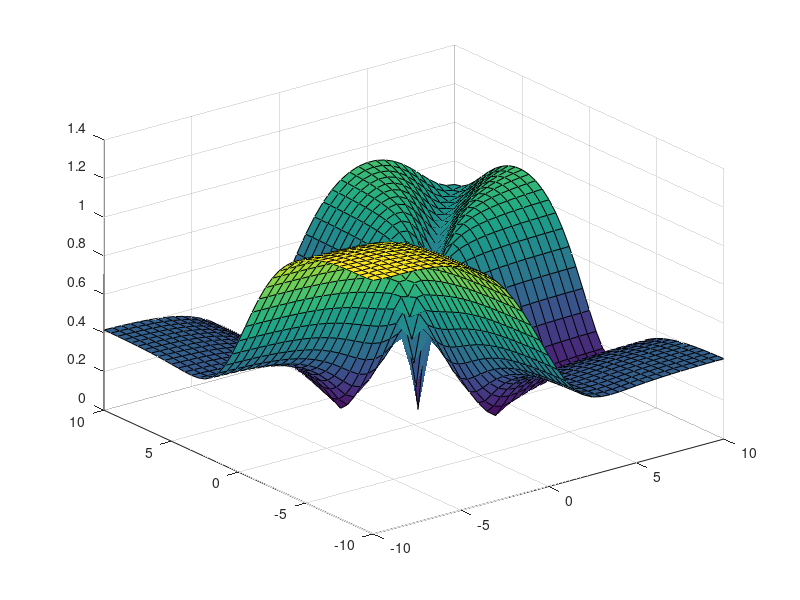

Reproduce this figure in MATLAB.

x = [-10:0.5:10];
%x = 1
cycs = 200;

I = 0;
li = -2;
se = 3;

W = [
    se li 0 0;
    li se 0 0;
    0 0 se li;
    0 0 li se;
    ];
b = [I I I I];
tau = 0.1;
instruction = 10;

z = zeros(size(x, 2));

for i = 1:size(x, 2)
    for j = 1:size(x, 2)
        i1 = x(i);
        i2 = x(j);
        
        %a = [a1 a2];
        a = [0 0 0 0];
        net = [0 0 0 0];
        avg = [0 0 0 0];
        act = zeros(cycs+1, 4);
        act(1,:) = a;
        for cyc = 1:cycs
            if cyc < instruction
                net = [i1 i2 i1 i2];
            else
                net = a * W + b;
            end
            avg = (1 - tau) * avg + tau * net;
            a = 1 ./ (1 + exp(-avg));
            act(cyc+1,:) = a;
        end
        z(i, j) = norm(act(end,:) - act(instruction,:));
        
        if size(x, 2) == 1
            figure;
            plot(act);
            ylim([0 1]);
        end
    end
end

if size(x, 2) > 1
    figure;
    surf(x, x, z);
end